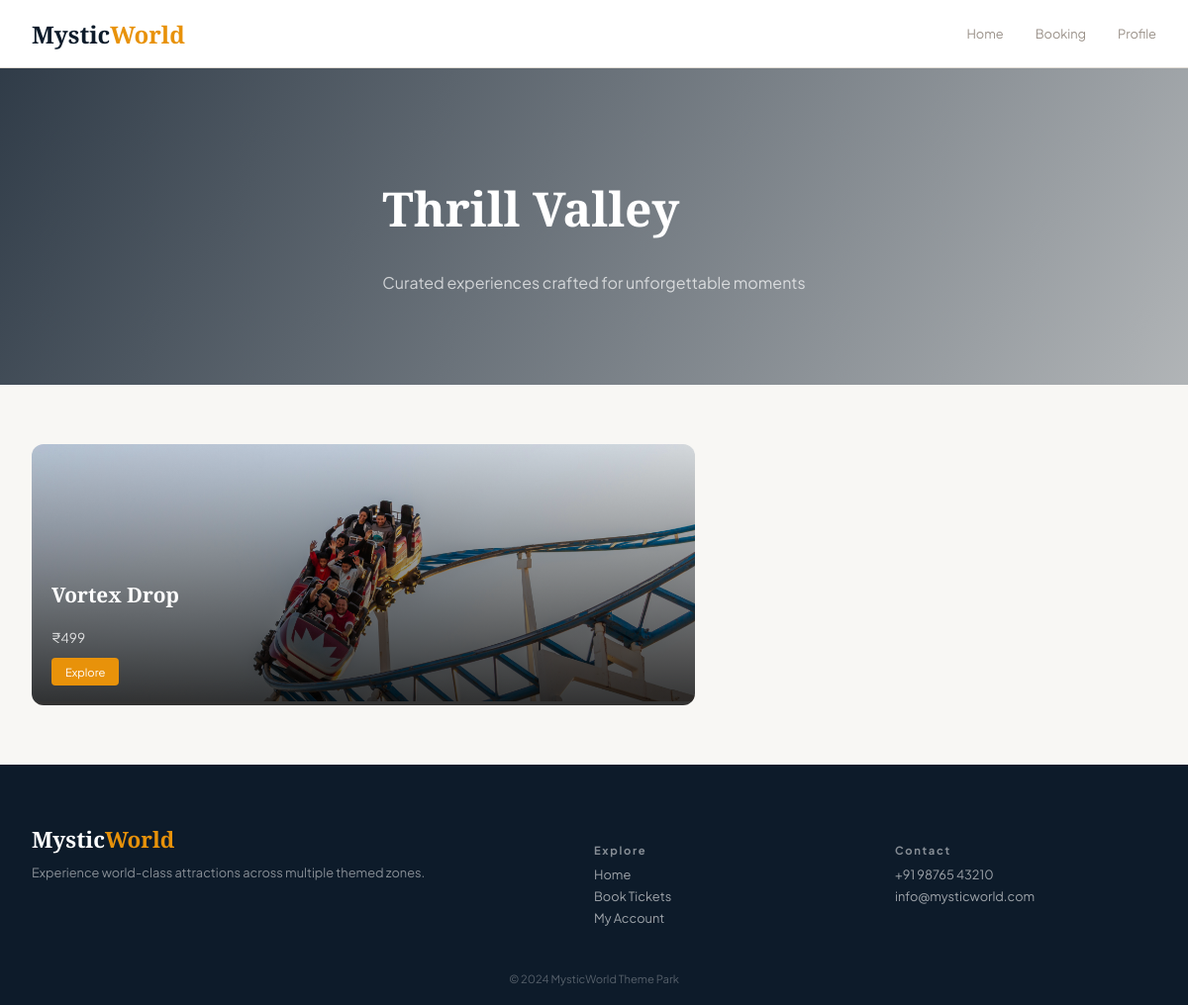
Screenshot of /zone/4/ with the database file from the repository.
### park/models.py (models this page shows, shortened)
class Zone(models.Model):
    name = models.CharField(max_length=100)
    description = models.TextField()

class Ride(models.Model):
    zone = models.ForeignKey(Zone, on_delete=models.CASCADE)
    name = models.CharField(max_length=100)
    thrill_level = models.CharField(max_length=50)
    ticket_price = models.IntegerField()
    capacity = models.IntegerField()
    image = models.ImageField(upload_to='rides/')

### park/views.py (the view)
# urls.py: path('zone/<int:id>/', views.zone_rides, name='zone_rides'),
def zone_rides(request, id):
    zone = Zone.objects.get(id=id)
    rides = Ride.objects.filter(zone=zone)
    return render(request, 'zone_rides.html', {
        'zone': zone,
        'rides': rides
    })

### park/templates/zone_rides.html (shortened to what this page needs)
{% load static %}
<!DOCTYPE html>
<html lang="en">
<head>
</head>
<body>
<header>
  <nav>
    <div class="logo">Mystic<span>World</span></div>
    <div class="nav-links">
      <a href="{% url 'home' %}">Home</a>
      <a href="{% url 'booking' %}">Booking</a>
      <a href="{% url 'profile' %}">Profile</a>
    </div>
  </nav>
</header>
<div class="hero">
  <div class="hero-content">
    <h1>{{ zone.name }}</h1>
    <p>Curated experiences crafted for unforgettable moments</p>
  </div>
</div>
<div class="grid">
{% for ride in rides %}
<div class="card">
  <img src="{{ ride.image.url }}">
  <div class="overlay"></div>
  <div class="card-content">
    <h3>{{ ride.name }}</h3>
    <div class="price">₹{{ ride.ticket_price }}</div>
    <a href="{% url 'destination_detail' ride.id %}" class="btn">
      Explore
    </a>
  </div>
</div>
{% empty %}
<div style="text-align:center;color:var(--muted);padding:80px;">
  No rides available
</div>
{% endfor %}
</div>
<footer>
  <div class="footer-grid">
    <div>
      <div class="footer-logo">Mystic<span>World</span></div>
      <p style="opacity:.5;font-size:.8rem;margin-top:10px;">
        Experience world-class attractions across multiple themed zones.
      </p>
    </div>
    <div class="footer-col">
      <h5>Explore</h5>
      <a href="{% url 'home' %}">Home</a>
      <a href="{% url 'booking' %}">Book Tickets</a>
      <a href="{% url 'profile' %}">My Account</a>
    </div>
    <div class="footer-col">
      <h5>Contact</h5>
      <a href="#">+91 98765 43210</a>
      <a href="#">info@mysticworld.com</a>
    </div>
  </div>
  <div class="footer-bottom">
    © 2024 MysticWorld Theme Park
  </div>
</footer>
</body>
</html>

### rows the page displays
Zone: name "Thrill Valley"
Ride: image (picture), name "Vortex Drop", ticket_price "499"
